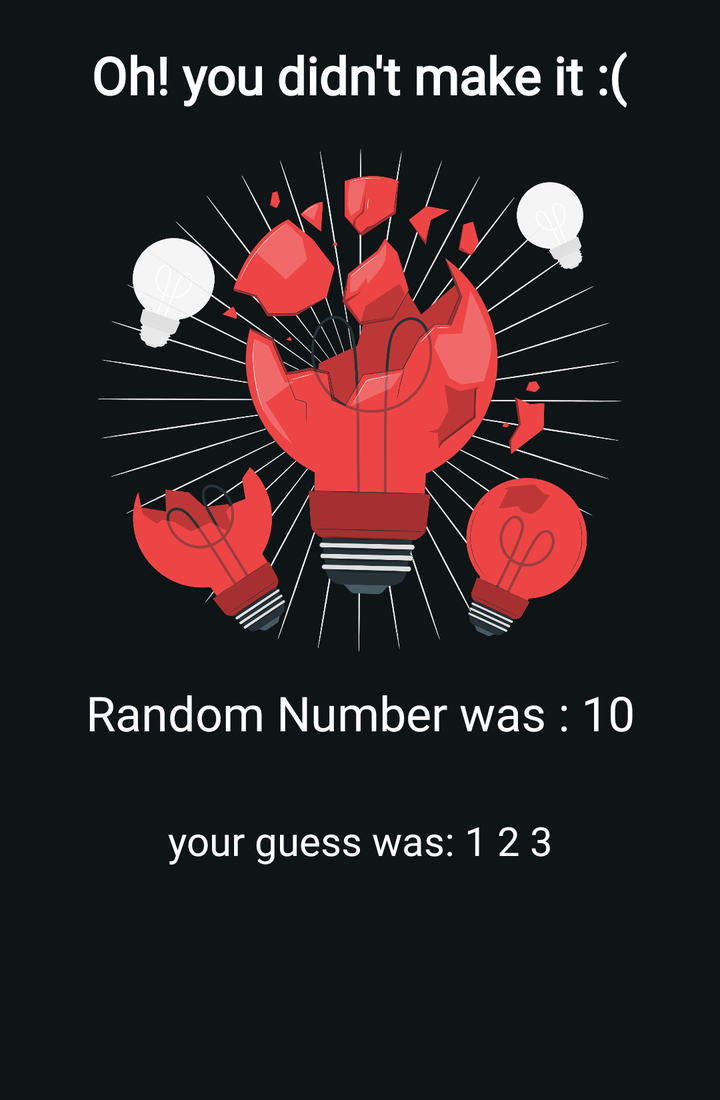
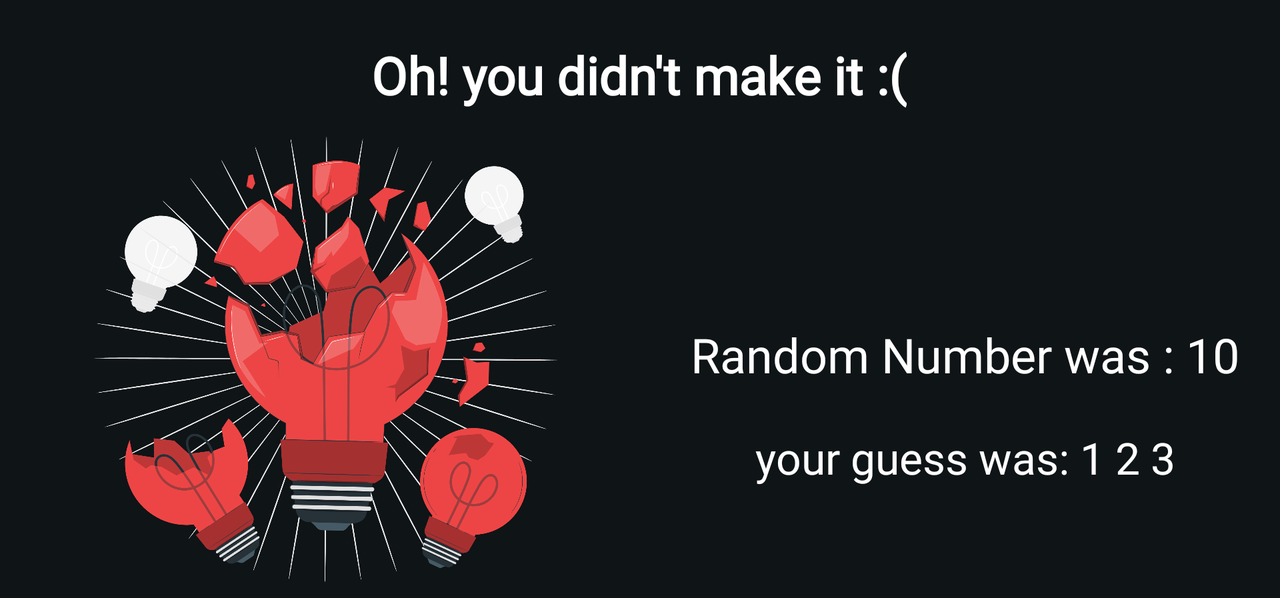

Compare how this app lays out the same screen by default and in its alternative resource folder. The renders come first, then the two layout files and the values they reference.
<!-- AndroidManifest.xml: application theme Theme.Guess_Number -->
<!-- res/layout/unsuccessful_bottomsheet_dialog.xml -->
<?xml version="1.0" encoding="utf-8"?>
<androidx.constraintlayout.widget.ConstraintLayout xmlns:android="http://schemas.android.com/apk/res/android"
    xmlns:app="http://schemas.android.com/apk/res-auto"
    xmlns:tools="http://schemas.android.com/tools"
    android:background="@color/surfaceDim"
    android:layout_width="match_parent"
    android:layout_height="550dp">

    <TextView
        android:id="@+id/title_text"
        android:layout_width="wrap_content"
        android:layout_height="wrap_content"
        android:layout_marginStart="67dp"
        android:layout_marginTop="20dp"
        android:layout_marginEnd="68dp"
        android:text="@string/sheet_title"
        android:textSize="26sp"
        android:textStyle="bold"
        app:layout_constraintEnd_toEndOf="parent"
        app:layout_constraintStart_toStartOf="parent"
        app:layout_constraintTop_toTopOf="parent" />

    <ImageView
        android:id="@+id/imageView"
        android:layout_width="0dp"
        android:layout_height="270dp"
        android:layout_marginTop="10dp"
        android:contentDescription="@string/broken_light"
        android:src="@drawable/broken_light"
        app:layout_constraintEnd_toEndOf="parent"
        app:layout_constraintStart_toStartOf="parent"
        app:layout_constraintTop_toBottomOf="@+id/title_text" />

    <TextView
        android:id="@+id/show_randomNumber"
        android:layout_width="wrap_content"
        android:layout_height="wrap_content"
        android:layout_marginTop="5dp"
        android:textSize="24sp"
        app:layout_constraintEnd_toEndOf="parent"
        app:layout_constraintStart_toStartOf="parent"
        app:layout_constraintTop_toBottomOf="@+id/imageView"
        tools:text="Random Number was : 10" />

    <TextView
        android:id="@+id/user_numbers"
        android:layout_width="0dp"
        android:layout_height="wrap_content"
        android:layout_marginTop="8dp"
        android:layout_marginBottom="90dp"
        android:gravity="center"
        android:textSize="20sp"
        app:layout_constraintBottom_toBottomOf="parent"
        app:layout_constraintEnd_toEndOf="@+id/show_randomNumber"
        app:layout_constraintStart_toStartOf="@+id/show_randomNumber"
        app:layout_constraintTop_toBottomOf="@+id/show_randomNumber"
        tools:text="your guess was: 1 2 3" />
</androidx.constraintlayout.widget.ConstraintLayout>
<!-- resources referenced by this layout -->
<resources>
  <color name="surfaceDim">#0f1417</color>
  <!-- drawable broken_light: png bitmap (drawable-v24, 597025 bytes) -->
  <string name="broken_light">broken_light</string>
  <string name="sheet_title">Oh! you didn\'t make it :(</string>
  <style name="Theme.Guess_Number" parent="Theme.MaterialComponents.DayNight.NoActionBar">
          
          <item name="colorPrimary">@color/primary</item>
          <item name="colorOnPrimary">@color/onPrimary</item>
          <item name="android:textColor">@color/white</item>
          
          <item name="colorTertiary">@color/tertiary</item>
          <item name="colorOnTertiary">@color/onTertiary</item>
          
          <item name="colorPrimaryContainer">@color/primaryContainer</item>
          <item name="colorOnPrimaryContainer">@color/onPrimaryContainer</item>
          <item name="colorSecondaryContainer">@color/secondaryContainer</item>
          <item name="colorOnSecondaryContainer">@color/onSecondaryContainer</item>
          
          <item name="colorSecondary">@color/secondary</item>
          <item name="colorOnSecondary">@color/onSecondary</item>
          
          <item name="colorSurface">@color/surfaceDim</item>
          <item name="colorSurfaceDim">@color/surfaceDim</item>
          <item name="colorSurfaceContainer">@color/surface.Container</item>
          
          <item name="android:statusBarColor">@color/surfaceDim</item>
          
          
          <item name="android:fontFamily">@font/nunito_medium</item>
      </style>
  <color name="primary">#89d0ed</color>
  <color name="onPrimary">#003544</color>
  <color name="white">#FFFFFFFF</color>
  <color name="tertiary">#c4c3eb</color>
  <color name="onTertiary">#2d2d4d</color>
  <color name="primaryContainer">#004d62</color>
  <color name="onPrimaryContainer">#baeaff</color>
  <color name="secondaryContainer">#354a53</color>
  <color name="onSecondaryContainer">#cfe6f1</color>
  <color name="secondary">#b3cad5</color>
  <color name="onSecondary">#1e333c</color>
  <color name="surface.Container">#1b2023</color>
</resources>
<!-- res/layout-land/unsuccessful_bottomsheet_dialog.xml (the repository's variant of the layout above) -->
<!-- drawn on the phone turned sideways -->
<?xml version="1.0" encoding="utf-8"?>
<androidx.constraintlayout.widget.ConstraintLayout xmlns:android="http://schemas.android.com/apk/res/android"
    xmlns:app="http://schemas.android.com/apk/res-auto"
    xmlns:tools="http://schemas.android.com/tools"
    android:layout_width="match_parent"
    android:layout_height="wrap_content"
    android:background="@color/surfaceDim">

    <TextView
        android:id="@+id/title_text"
        android:layout_width="wrap_content"
        android:layout_height="wrap_content"
        android:layout_marginStart="67dp"
        android:layout_marginTop="20dp"
        android:layout_marginEnd="68dp"
        android:text="@string/sheet_title"
        android:textSize="26sp"
        android:textStyle="bold"
        app:layout_constraintEnd_toEndOf="parent"
        app:layout_constraintStart_toStartOf="parent"
        app:layout_constraintTop_toTopOf="parent" />

    <ImageView
        android:id="@+id/imageView"
        android:layout_width="324dp"
        android:layout_height="239dp"
        android:layout_marginStart="1dp"
        android:layout_marginTop="60dp"
        android:contentDescription="@string/broken_light"
        android:src="@drawable/broken_light"
        app:layout_constraintBottom_toBottomOf="parent"
        app:layout_constraintStart_toStartOf="parent"
        app:layout_constraintTop_toTopOf="parent" />

    <TextView
        android:id="@+id/show_randomNumber"
        android:layout_width="wrap_content"
        android:layout_height="wrap_content"
        android:textSize="24sp"
        app:layout_constraintBottom_toBottomOf="parent"
        app:layout_constraintEnd_toEndOf="parent"
        app:layout_constraintStart_toEndOf="@+id/imageView"
        app:layout_constraintTop_toBottomOf="@+id/title_text"
        tools:text="Random Number was : 10" />

    <TextView
        android:id="@+id/user_numbers"
        android:layout_width="wrap_content"
        android:layout_height="wrap_content"
        android:layout_marginBottom="35dp"
        android:textSize="22sp"
        app:layout_constraintBottom_toBottomOf="parent"
        app:layout_constraintEnd_toEndOf="parent"
        app:layout_constraintStart_toEndOf="@+id/imageView"
        app:layout_constraintTop_toBottomOf="@+id/show_randomNumber"
        tools:text="your guess was: 1 2 3" />

</androidx.constraintlayout.widget.ConstraintLayout>
